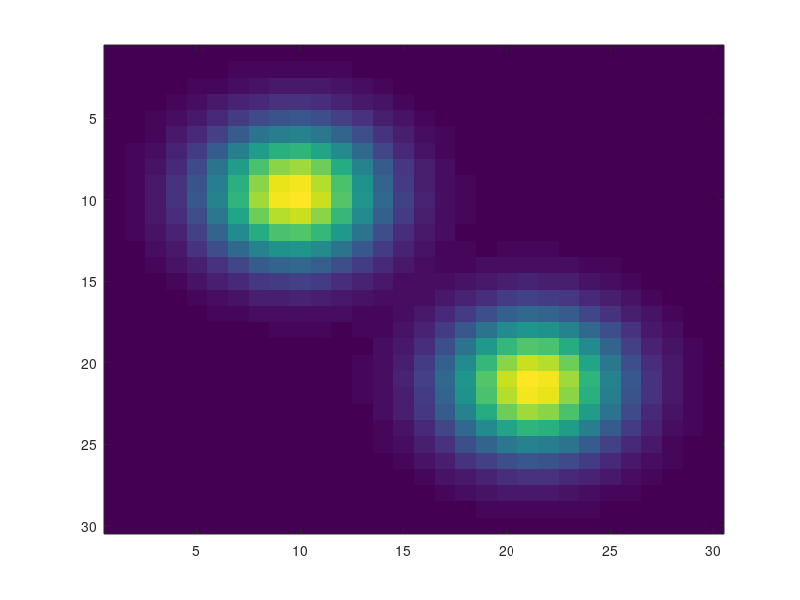

Recreate this plot in MATLAB. (Note: this script raises an error after producing the figure.)
clear all, clc

% 1) set simulation metadata
Sim.T       = 500;                              % # of time steps
Sim.dt      = 0.005;                            % time step size

% 2) initialize spatial filters
Nrows   = 30;
x1      = linspace(-5,5,Nrows); 
x2      = x1;
[X1,X2] = meshgrid(x1,x2);

mu      = [-2 -2];
Sigma   = diag([1,1])*1;
P.a1    = mvnpdf([X1(:) X2(:)],mu,Sigma);

mu      = [2 2];
Sigma   = diag([1,1])*1;
P.a2    = mvnpdf([X1(:) X2(:)],mu,Sigma);

tot=P.a1+P.a2;
figure(1), clf, imagesc(reshape(tot,length(x2),length(x1)));

%%
% 3) initialize other params
P.b     = 0*P.a;
P.sig   = .05;                                  % stan dev of noise
C_0     = 0;
tau     = 0.05;                                 % decay time constant
P.gam   = 1-Sim.dt/tau;
P.lam   = 10;                                   % rate-ish, ie, lam*dt=# spikes per second

% 3) simulate data
n = poissrnd(P.lam*Sim.dt*ones(Sim.T-1,1));     % simulate spike train
% n(n>1)=1;
n = [C_0; n];                                   % set initial calcium
C = filter(1,[1 -P.gam],n);                     % calcium concentration
Z = 0*C;
F = C*P.a'+Z*P.b'+P.sig*randn(Sim.T,length(P.a));             % fluorescence

for i=1:Sim.T
    imwrite(reshape(F(i,:),Nrows,Nrows)',['Sim1Cell.tif'],'tif','Compression','none','WriteMode','append')
end

% 4) infer spike train